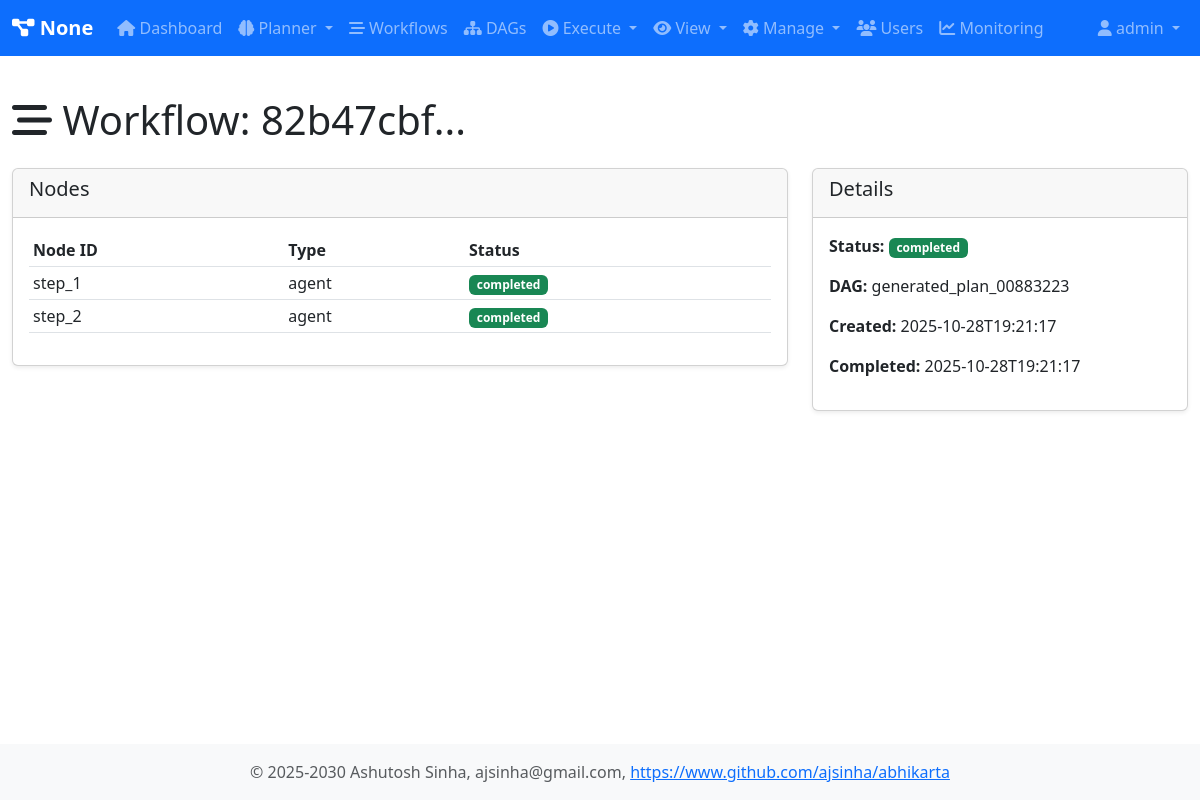
The app's page /workflow/82b47cbf-e300-4fe0-9214-f1cabe68485a (signed in) with its own data.
### tables this page shows
CREATE TABLE workflows (
                workflow_id TEXT PRIMARY KEY,
                dag_id TEXT NOT NULL,
                session_id TEXT,
                name TEXT,
                description TEXT,
                status TEXT DEFAULT 'pending',
                created_at TEXT DEFAULT CURRENT_TIMESTAMP,
                started_at TEXT,
                completed_at TEXT,
                created_by TEXT,
                graph_json TEXT,
                result TEXT,
                error TEXT
            );

CREATE TABLE workflow_nodes (
                id INTEGER PRIMARY KEY AUTOINCREMENT,
                workflow_id TEXT NOT NULL,
                node_id TEXT NOT NULL,
                node_type TEXT,
                agent_id TEXT,
                status TEXT DEFAULT 'pending',
                started_at TEXT,
                completed_at TEXT,
                result TEXT,
                error TEXT,
                config TEXT,
                UNIQUE(workflow_id, node_id)
            );

### routes/workflow_routes.py (the view)
        @self.app.route('/workflow/<workflow_id>')
        @self.login_required
        def workflow_detail(workflow_id):
            user = self.user_registry.get_user(session['user_id'])
            status = self.orchestrator.get_workflow_status(workflow_id)
            if not status:
                flash('Workflow not found', 'danger')
                return redirect(url_for('workflows'))
            events = self.db_handler.get_workflow_events(workflow_id)
            hitl_requests = self.db_handler.get_hitl_requests(workflow_id)
            return render_template('workflow_detail.html',
                                 user=user,
                                 workflow=status['workflow'],
                                 nodes=status['nodes'],
                                 events=events,
                                 hitl_requests=hitl_requests)

### core/user_registry.py (called while the page is built)
    def is_admin(self) -> bool:
        return self.role == 'admin'

    def get_user(self, user_id: str) -> Optional[User]:
        return self._users.get(user_id)

### db/database.py (called while the page is built)
    @contextmanager
    def get_connection(self):
        conn = None
        try:
            if self.db_type == 'sqlite':
                conn = sqlite3.connect(self.db_path)
                conn.row_factory = sqlite3.Row
            elif self.db_type == 'postgresql':
                import psycopg2
                import psycopg2.extras
                conn = psycopg2.connect(**self.pg_params)
                conn.cursor_factory = psycopg2.extras.RealDictCursor
            yield conn
            conn.commit()
        except Exception as e:
            if conn:
                conn.rollback()
            raise e
        finally:
            if conn:
                conn.close()

    def fetchone(self, query: str, params: Tuple = ()) -> Optional[Dict[str, Any]]:
        with self.get_connection() as conn:
            cursor = conn.cursor()
            cursor.execute(query, params)
            row = cursor.fetchone()
            return dict(row) if row else None

    def fetchall(self, query: str, params: Tuple = ()) -> List[Dict[str, Any]]:
        with self.get_connection() as conn:
            cursor = conn.cursor()
            cursor.execute(query, params)
            rows = cursor.fetchall()
            return [dict(row) for row in rows]

### db/database_call_handler.py (called while the page is built)
    def get_workflow_events(self, workflow_id: str, order_by: str = 'created_at DESC') -> List[Dict[str, Any]]:
        return self.workflow.get_workflow_events(workflow_id, order_by)

    def get_hitl_requests(self, workflow_id: str) -> List[Dict[str, Any]]:
        return self.hitl.get_hitl_requests(workflow_id)

### db/database_handler_hitl.py (called while the page is built)
    def get_hitl_requests(self, workflow_id: str) -> List[Dict[str, Any]]:
        return self.db.fetchall(
            "SELECT * FROM hitl_requests WHERE workflow_id = ?",
            (workflow_id,)
        )

### db/database_handler_workflow.py (called while the page is built)
    def get_workflow_events(self, workflow_id: str, order_by: str = 'created_at DESC') -> List[Dict[str, Any]]:
        return self.db.fetchall(
            f"SELECT * FROM workflow_events WHERE workflow_id = ? ORDER BY {order_by}",
            (workflow_id,)
        )

### routes/auth_routes.py (called while the page is built)
    def login_required(self, f):
        @wraps(f)
        def decorated_function(*args, **kwargs):
            if 'user_id' not in session:
                return redirect(url_for('login'))
            return f(*args, **kwargs)
        return decorated_function

### web/templates/workflow_detail.html (shortened to what this page needs)
{% extends "base.html" %}
{% block content %}
<h1><i class="fas fa-stream"></i> Workflow: {{ workflow.workflow_id[:8] }}...</h1>
<div class="row mt-4">
    <div class="col-md-8">
        <div class="card">
            <div class="card-header"><h5>Nodes</h5></div>
            <div class="card-body">
                <div class="table-responsive">
                    <table class="table table-sm">
                        <thead>
                            <tr><th>Node ID</th><th>Type</th><th>Status</th></tr>
                        </thead>
                        <tbody>
                            {% for node in nodes %}
                            <tr>
                                <td>{{ node.node_id }}</td>
                                <td>{{ node.node_type }}</td>
                                <td><span class="badge bg-{{ 'success' if node.status == 'completed' else 'info' if node.status == 'running' else 'secondary' }}">{{ node.status }}</span></td>
                            </tr>
                            {% endfor %}
                        </tbody>
                    </table>
                </div>
            </div>
        </div>
    </div>
    <div class="col-md-4">
        <div class="card">
            <div class="card-header"><h5>Details</h5></div>
            <div class="card-body">
                <p><strong>Status:</strong> <span class="badge bg-{{ 'success' if workflow.status == 'completed' else 'info' if workflow.status == 'running' else 'danger' }}">{{ workflow.status }}</span></p>
                <p><strong>DAG:</strong> {{ workflow.dag_id }}</p>
                <p><strong>Created:</strong> {{ workflow.created_at[:19] }}</p>
                {% if workflow.completed_at %}
                <p><strong>Completed:</strong> {{ workflow.completed_at[:19] }}</p>
                {% endif %}
            </div>
        </div>
    </div>
</div>
{% endblock %}

### web/templates/base.html (shortened to what this page needs)
<!DOCTYPE html>
<html lang="en">
<head>
    <link href="https://cdn.jsdelivr.net/npm/bootstrap@5.3.0/dist/css/bootstrap.min.css" rel="stylesheet">
    <link rel="stylesheet" href="https://cdnjs.cloudflare.com/ajax/libs/font-awesome/6.4.0/css/all.min.css">
    <link href="{{ url_for('static', filename='css/style.css') }}" rel="stylesheet">
</head>
<body>
    {% if user %}
    <nav class="navbar navbar-expand-lg navbar-dark bg-primary">
        <div class="container-fluid">
            <a class="navbar-brand" href="{{ url_for('dashboard') }}">
                <i class="fas fa-project-diagram"></i> {{ system_name }}
            </a>
            <div class="collapse navbar-collapse" id="navbarNav">
                <ul class="navbar-nav me-auto">
                    <li class="nav-item">
                        <a class="nav-link" href="{{ url_for('dashboard') }}">
                            <i class="fas fa-home"></i> Dashboard
                        </a>
                    </li>
                    <li class="nav-item dropdown">
                        <a class="nav-link dropdown-toggle" href="#" id="plannerDropdown" role="button" data-bs-toggle="dropdown">
                            <i class="fas fa-brain"></i> Planner
                        </a>
                    </li>
                    <li class="nav-item">
                        <a class="nav-link" href="{{ url_for('workflows') }}">
                            <i class="fas fa-stream"></i> Workflows
                        </a>
                    </li>
                    <li class="nav-item">
                        <a class="nav-link" href="{{ url_for('dags') }}">
                            <i class="fas fa-sitemap"></i> DAGs
                        </a>
                    </li>
                    <li class="nav-item dropdown">
                        <a class="nav-link dropdown-toggle" href="#" id="executeDropdown" role="button" data-bs-toggle="dropdown">
                            <i class="fas fa-play-circle"></i> Execute
                        </a>
                    </li>
                    <li class="nav-item dropdown">
                        <a class="nav-link dropdown-toggle" href="#" id="viewDropdown" role="button" data-bs-toggle="dropdown">
                            <i class="fas fa-eye"></i> View
                        </a>
                    </li>
                    <li class="nav-item dropdown">
                        <a class="nav-link dropdown-toggle" href="#" id="manageDropdown" role="button" data-bs-toggle="dropdown">
                            <i class="fas fa-cog"></i> Manage
                        </a>
                    </li>
                    {% if user.is_admin() %}
                    <li class="nav-item">
                        <a class="nav-link" href="{{ url_for('users') }}">
                            <i class="fas fa-users"></i> Users
                        </a>
                    </li>
                    <li class="nav-item">
                        <a class="nav-link" href="{{ url_for('monitoring_dashboard') }}">
                            <i class="fas fa-chart-line"></i> Monitoring
                        </a>
                    </li>
                    {% endif %}
                </ul>
                <ul class="navbar-nav">
                    <li class="nav-item dropdown">
                        <a class="nav-link dropdown-toggle" href="#" id="userDropdown" role="button" data-bs-toggle="dropdown">
                            <i class="fas fa-user"></i> {{ user.username }}
                        </a>
                    </li>
                </ul>
            </div>
        </div>
    </nav>
    {% endif %}
    <main class="container-fluid py-4">
        {% block content %}{% endblock %}
    </main>
    <footer class="footer mt-auto py-3 bg-light">
        <div class="container text-center">
            <span class="text-muted">© 2025-2030 Ashutosh Sinha, ajsinha@gmail.com,
                <a href="https://www.github.com/ajsinha/abhikarta" target="_blank">https://www.github.com/ajsinha/abhikarta</a>
            </span>
        </div>
    </footer>
</body>
</html>

### web/static/css/style.css (style rules this page uses)
body { min-height: 100vh; display: flex; flex-direction: column; }
main { flex: 1; }
.footer { margin-top: auto; }
.card { margin-bottom: 1.5rem; box-shadow: 0 0.125rem 0.25rem rgba(0,0,0,.075); }
.navbar-brand { font-weight: bold; }

### records on screen
workflows: username "admin", status "completed", dag_id "generated_plan_00883223", created_at "2025-10-28T19:21:17", completed_at "2025-10-28T19:21:17"
workflow_nodes: node_id "step_1", node_type "agent", status "completed"
workflow_nodes: node_id "step_2", node_type "agent", status "completed"

### other values on screen
{{ system_name }} "None"
{{ workflow.workflow_id[:8] }} "82b47cbf"
